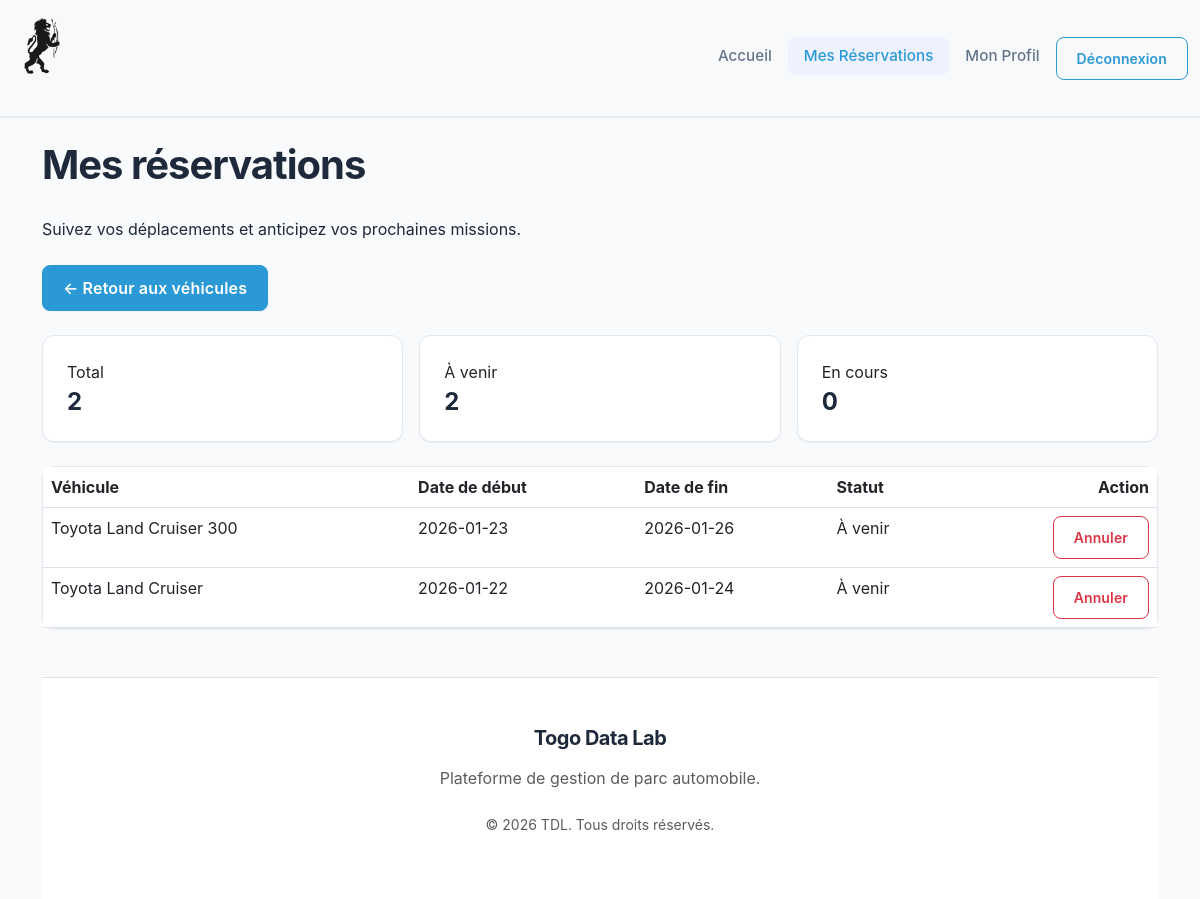
/index.php?action=my_reservations (signed in), run on the app's committed database.
### tables this page shows
CREATE TABLE IF NOT EXISTS reservations (
    id INT AUTO_INCREMENT PRIMARY KEY,
    user_id INT NOT NULL,
    vehicle_id INT NOT NULL,
    start_date DATE NOT NULL,
    end_date DATE NOT NULL,
    created_at TIMESTAMP DEFAULT CURRENT_TIMESTAMP ON UPDATE CURRENT_TIMESTAMP,
    FOREIGN KEY (user_id) REFERENCES users(id) ON DELETE CASCADE,
    FOREIGN KEY (vehicle_id) REFERENCES vehicles(id) ON DELETE CASCADE
);

CREATE TABLE IF NOT EXISTS vehicles (
    id INT AUTO_INCREMENT PRIMARY KEY,
    brand VARCHAR(255) NOT NULL,
    model VARCHAR(255) NOT NULL,
    registration_number VARCHAR(255) UNIQUE NOT NULL,
    image_path VARCHAR(255) DEFAULT NULL
);

### app/controllers/ReservationController.php (called while the page is built, shortened)
<?php
require_once __DIR__ . '/../models/Reservation.php';
class ReservationController {
    private $reservationModel;
    public function __construct() {
        $this->reservationModel = new Reservation();
    }
    public function myReservations() {
        $reservations = $this->reservationModel->getByUser($_SESSION['user_id']);
        include __DIR__ . '/../../views/my_reservations.php';
    }
}
?>

### app/models/Reservation.php (called while the page is built, shortened)
<?php
require_once __DIR__ . '/../../config/database.php';
class Reservation {
    private $pdo;
    public function __construct() {
        global $pdo;
        $this->pdo = $pdo;
    }
    public function getByUser($userId) {
        $stmt = $this->pdo->prepare("
            SELECT r.*, v.brand, v.model, v.registration_number
            FROM reservations r
            JOIN vehicles v ON r.vehicle_id = v.id
            WHERE r.user_id = ?
            ORDER BY r.start_date DESC
        ");
        $stmt->execute([$userId]);
        return $stmt->fetchAll(PDO::FETCH_ASSOC);
    }
}
?>

### views/my_reservations.php (the view, shortened to what this page needs)
<!DOCTYPE html>
<html lang="fr">
<head>
    <link rel="stylesheet" href="https://cdn.jsdelivr.net/npm/bootstrap@5.3.0/dist/css/bootstrap.min.css">
    <link rel="stylesheet" href="../assets/css/styles.css">
</head>
<body>
    <nav class="navbar navbar-expand-lg navbar-light bg-light">
        <div class="container-fluid">
            <a href="index.php?action=dashboard"><img src="../assets/images/favicon.png" alt="Logo Togo Data Lab" class="mb-4" height="60"></a>
            <div class="collapse navbar-collapse" id="navbarNav">
                <ul class="navbar-nav ms-auto">
                    <li class="nav-item">
                        <a class="nav-link" href="index.php?action=dashboard">Accueil</a>
                    </li>
                    <li class="nav-item">
                        <a class="nav-link active" href="index.php?action=my_reservations">Mes Réservations</a>
                    </li>
                    <li class="nav-item">
                        <a class="nav-link" href="index.php?action=profile">Mon Profil</a>
                    </li>
                    <li class="nav-item">
                        <a class="btn btn-outline-primary btn-sm" href="index.php?action=logout">Déconnexion</a>
                    </li>
                </ul>
            </div>
        </div>
    </nav>
    <div class="container mt-4">
        <?php
        $total = count($reservations ?? []);
        $upcoming = 0;
        $ongoing = 0;
        $done = 0;
        if (!empty($reservations)) {
            $now = new DateTime();
            foreach ($reservations as $r) {
                $startR = new DateTime($r['start_date']);
                $endR = new DateTime($r['end_date']);
                if ($startR > $now) {
                    $upcoming++;
                } elseif ($startR <= $now && $endR >= $now) {
                    $ongoing++;
                } else {
                    $done++;
                }
            }
        }
        ?>
        <div class="page-header">
            <div>
                <h1 class="section-title mb-1">Mes réservations</h1><br>
                <p class="section-subtitle mb-0">Suivez vos déplacements et anticipez vos prochaines missions.</p>
            </div><br>
            <button type="button" class="btn btn-primary"><div class="page-header-actions">
                <a href="index.php?action=dashboard" class="back-link">
                    ← Retour aux véhicules
                </a>
            </div></button><br><br>
        <?php if (empty($reservations)): ?>
            <p>Aucune réservation pour le moment. Rendez-vous sur le tableau de bord pour réserver un véhicule.</p>
        <?php else: ?>
            <div class="row g-3 mb-4">
                <div class="col-md-4">
                    <div class="card">
                        <div class="card-body">
                            <p class="section-subtitle mb-1">Total</p>
                            <h4 class="mb-0"><?php echo $total; ?></h4>
                        </div>
                    </div>
                </div>
                <div class="col-md-4">
                    <div class="card">
                        <div class="card-body">
                            <p class="section-subtitle mb-1">À venir</p>
                            <h4 class="mb-0"><?php echo $upcoming; ?></h4>
                        </div>
                    </div>
                </div>
                <div class="col-md-4">
                    <div class="card">
                        <div class="card-body">
                            <p class="section-subtitle mb-1">En cours</p>
                            <h4 class="mb-0"><?php echo $ongoing; ?></h4>
                        </div>
                    </div>
                </div>
            </div>
            <div class="card">
                <div class="card-body p-0">
                    <table class="table mb-0">
                        <thead>
                            <tr>
                                <th>Véhicule</th>
                                <th>Date de début</th>
                                <th>Date de fin</th>
                                <th>Statut</th>
                                <th class="text-end">Action</th>
                            </tr>
                        </thead>
                        <tbody>
                            <?php foreach ($reservations as $reservation): ?>
                                <?php
                                    $now = new DateTime();
                                    $start = new DateTime($reservation['start_date']);
                                    $end = new DateTime($reservation['end_date']);
                                    $statusLabel = 'Terminée';
                                    $badgeClass = 'status-badge done';
                                    if ($start > $now) {
                                        $statusLabel = 'À venir';
                                        $badgeClass = 'status-badge upcoming';
                                    } elseif ($start <= $now && $end >= $now) {
                                        $statusLabel = 'En cours';
                                        $badgeClass = 'status-badge ongoing';
                                    }
                                ?>
                                <tr>
                                    <td><?php echo htmlspecialchars($reservation['brand'] . ' ' . $reservation['model'], ENT_QUOTES); ?></td>
                                    <td><?php echo $reservation['start_date']; ?></td>
                                    <td><?php echo $reservation['end_date']; ?></td>
                                    <td>
                                        <span class="<?php echo $badgeClass; ?>"><?php echo $statusLabel; ?></span>
                                    </td>
                                    <td class="text-end">
                                        <?php if ($statusLabel === 'À venir'): ?>
                                            <a href="index.php?action=delete_reservation&id=<?php echo $reservation['id']; ?>" class="btn btn-outline-danger btn-sm" onclick="return confirm('Annuler cette réservation ?');">Annuler</a>
                                        <?php else: ?>
                                            <span class="text-muted small">Aucune action</span>
                                        <?php endif; ?>
                                    </td>
                                </tr>
                            <?php endforeach; ?>
                        </tbody>
                    </table>
                </div>
            </div>
        <?php endif; ?>
    </div>
    <footer class="bg-white border-top py-5 mt-5">
        <div class="container text-center">
            <h5 class="fw-bold mb-3">Togo Data Lab</h5>
            <p class="text-muted mb-4">Plateforme de gestion de parc automobile.</p>
            <p class="small text-muted">&copy; 2026 TDL. Tous droits réservés.</p>
        </div>
    </footer>
</body>
</html>

### assets/css/styles.css (style rules this page uses)
:root { --primary: #2c99d7; --primary-hover: #2f54bb; --secondary: #64748B; --success: #10B981; --danger: #EF4444; --warning: #F59E0B; --background: #F8FAFC; --surface: #FFFFFF; --text-main: #1E293B; --text-muted: #64748B; --border: #E2E8F0; --shadow-sm: 0 1px 2px 0 rgb(0 0 0 / 0.05); --shadow-md: 0 4px 6px -1px rgb(0 0 0 / 0.1), 0 2px 4px -2px rgb(0 0 0 / 0.1); --shadow-lg: 0 10px 15px -3px rgb(0 0 0 / 0.1), 0 4px 6px -4px rgb(0 0 0 / 0.1); --radius-sm: 0.375rem; --radius-md: 0.5rem; --radius-lg: 0.75rem; --radius-xl: 1rem; }
body { font-family: 'Inter', system-ui, -apple-system, sans-serif; background-color: var(--background); color: var(--text-main); line-height: 1.5; -webkit-font-smoothing: antialiased; }
a { text-decoration: none; color: inherit; transition: color 0.2s; }
h1, h2, h3, h4, h5, h6 { font-weight: 700; letter-spacing: -0.025em; color: var(--text-main); }
.navbar { background-color: var(--surface); border-bottom: 1px solid var(--border); padding: 1rem 0; box-shadow: var(--shadow-sm); }
.nav-link { color: var(--text-muted) !important; font-weight: 500; font-size: 0.95rem; padding: 0.5rem 1rem !important; border-radius: var(--radius-md); transition: all 0.2s; }
.nav-link:hover, .nav-link.active { color: var(--primary) !important; background-color: #EEF2FF; }
.btn { font-weight: 600; padding: 0.625rem 1.25rem; border-radius: var(--radius-md); transition: all 0.2s ease-in-out; letter-spacing: 0.01em; }
.btn-primary { background-color: var(--primary); border-color: var(--primary); box-shadow: var(--shadow-sm); }
.btn-outline-primary { color: var(--primary); border-color: var(--primary); }
.card { background: var(--surface); border: 1px solid var(--border); border-radius: var(--radius-lg); box-shadow: var(--shadow-sm); transition: box-shadow 0.3s ease, border-color 0.3s ease; }
.card-body { padding: 1.5rem; }

### data on the page
reservations: vehicle.model "Toyota Land Cruiser 300", start_date "2026-01-23", end_date "2026-01-26", start_date "À venir"
reservations: vehicle.model "Toyota Land Cruiser", start_date "2026-01-22", end_date "2026-01-24", start_date "À venir"

### other printed values
$total "2"
$upcoming "2"
$ongoing "0"
